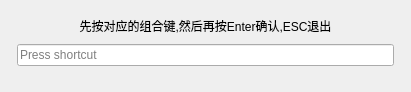
<?xml version="1.0" encoding="UTF-8"?>
<ui version="4.0">
 <class>ShortcutSettingDlg</class>
 <widget class="QWidget" name="ShortcutSettingDlg">
  <property name="geometry">
   <rect>
    <x>0</x>
    <y>0</y>
    <width>411</width>
    <height>83</height>
   </rect>
  </property>
  <property name="windowTitle">
   <string>Form</string>
  </property>
  <layout class="QHBoxLayout" name="horizontalLayout_2">
   <item>
    <widget class="QWidget" name="shortcut_widget" native="true">
     <layout class="QHBoxLayout" name="horizontalLayout">
      <property name="leftMargin">
       <number>6</number>
      </property>
      <property name="topMargin">
       <number>6</number>
      </property>
      <property name="rightMargin">
       <number>6</number>
      </property>
      <property name="bottomMargin">
       <number>6</number>
      </property>
      <item>
       <layout class="QVBoxLayout" name="verticalLayout">
        <property name="spacing">
         <number>0</number>
        </property>
        <item>
         <widget class="QLabel" name="tip_label">
          <property name="text">
           <string>先按对应的组合键,然后再按Enter确认,ESC退出</string>
          </property>
          <property name="alignment">
           <set>Qt::AlignCenter</set>
          </property>
         </widget>
        </item>
        <item>
         <widget class="CustomKeySequenceEdit" name="keySequenceEdit">
          <property name="minimumSize">
           <size>
            <width>0</width>
            <height>40</height>
           </size>
          </property>
          <property name="maximumSize">
           <size>
            <width>16777215</width>
            <height>40</height>
           </size>
          </property>
         </widget>
        </item>
       </layout>
      </item>
     </layout>
    </widget>
   </item>
  </layout>
 </widget>
 <customwidgets>
  <customwidget>
   <class>CustomKeySequenceEdit</class>
   <extends>QKeySequenceEdit</extends>
   <header location="global">../../../toolBox/customkeysequenceedit.h</header>
  </customwidget>
 </customwidgets>
 <resources/>
 <connections/>
</ui>
